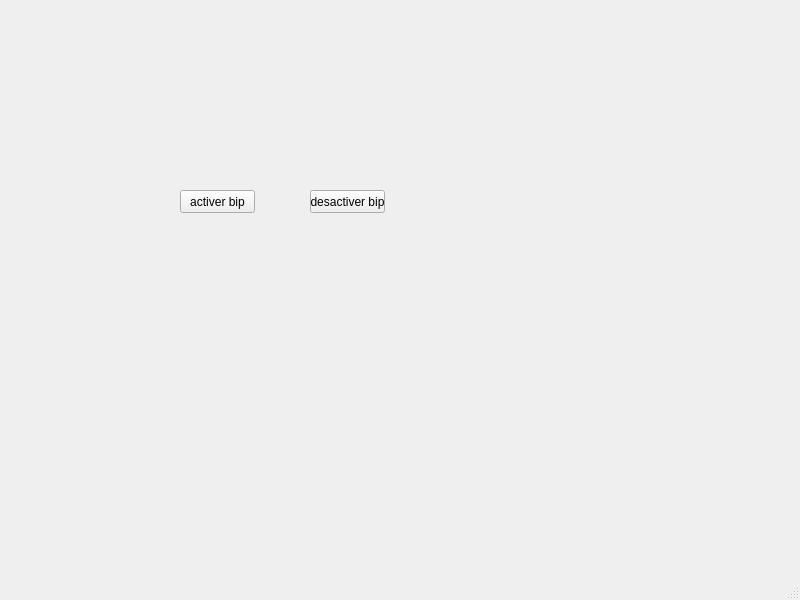
<?xml version="1.0" encoding="UTF-8"?>
<ui version="4.0">
 <class>MainWindow</class>
 <widget class="QMainWindow" name="MainWindow">
  <property name="geometry">
   <rect>
    <x>0</x>
    <y>0</y>
    <width>800</width>
    <height>600</height>
   </rect>
  </property>
  <property name="windowTitle">
   <string>MainWindow</string>
  </property>
  <widget class="QWidget" name="centralwidget">
   <widget class="QPushButton" name="activer_bip">
    <property name="geometry">
     <rect>
      <x>180</x>
      <y>190</y>
      <width>75</width>
      <height>23</height>
     </rect>
    </property>
    <property name="text">
     <string>activer bip</string>
    </property>
   </widget>
   <widget class="QPushButton" name="des_bip">
    <property name="geometry">
     <rect>
      <x>310</x>
      <y>190</y>
      <width>75</width>
      <height>23</height>
     </rect>
    </property>
    <property name="text">
     <string>desactiver bip</string>
    </property>
   </widget>
   <widget class="QLabel" name="label_msg">
    <property name="geometry">
     <rect>
      <x>190</x>
      <y>142</y>
      <width>251</width>
      <height>21</height>
     </rect>
    </property>
    <property name="text">
     <string/>
    </property>
   </widget>
  </widget>
  <widget class="QMenuBar" name="menubar">
   <property name="geometry">
    <rect>
     <x>0</x>
     <y>0</y>
     <width>800</width>
     <height>21</height>
    </rect>
   </property>
  </widget>
  <widget class="QStatusBar" name="statusbar"/>
 </widget>
 <resources/>
 <connections/>
</ui>
